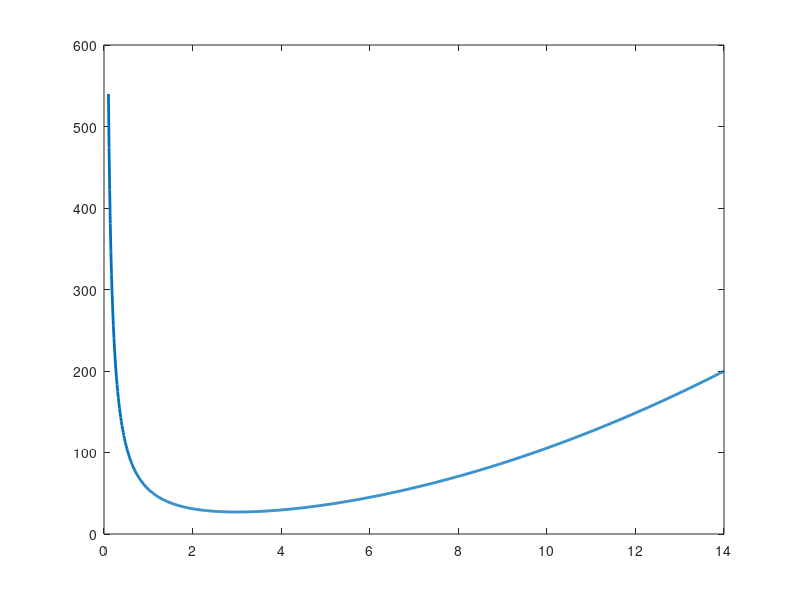

MATLAB code to generate this figure: (Note: this script raises an error after producing the figure.)
% Exhaustive Search Method as Explained in the book 
%"Optimization of Engineering Design: Algorithms and Examples" by Prof. Kalyanmoy Deb
% Code developed by Sri. Soumyabrata Bhattacharjee
% Matlab version R2022b
% Date: 14th October, 2018
% Date: 25th October, 2023 (Updated)
% Date: 27th October, 2023 (Updated)

clear all
clc
a=0.1; %Lower bound
b=14; % Upper bound
n = 1000; %Number of divisions
dx=(b-a)/n; %Length of each division

% Equation to be minimized
f=@(x) x.^2+54./x;

% Initialization
x1=a;
x2=x1+dx;
x3=x2+dx;
x_min=x2;
f_min=f(x_min);

while x3<=b
    if f(x2)<=f(x1) && f(x2)<=f(x3)
        disp(['The approx minimum point is: ' num2str(x2)])
        disp(['The approx minimum function value is: ' num2str(f(x2))])
        x_min=x2;
        f_min=f(x_min);
    end
x1=x2;
x2=x1+dx;
x3=x2+dx;

end


% Plotting
x = linspace(a,b,n);
plot(x,f(x),'LineWidth',2,'DisplayName',func2str(f));
xlabel('x',FontWeight='bold');
ylabel('f(x)','FontWeight','bold')
grid on;
title('Exhaustive Search Method','FontWeight','bold');

hold on;

% Scatter plot for the minimum point
scatter(x_min, f_min, 100, 'red', 'filled', 'DisplayName', 'Minimum Point');

% Adding Legend
legend('Location','best')
legend('show')

% Save the figure as a PNG file
saveas(gcf, 'Exhaustive Search Method.png');

% Display the plot
hold off;
